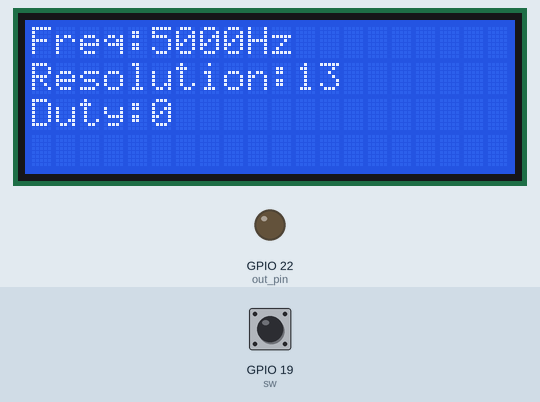
Recording of a sketch running on a simulated ESP32. Parts: 20×4 character LCD, output pins drawn as LEDs (lit = HIGH). The test bench sets the inputs (shaded band); at power-on: GPIO 19 (sw) HIGH.

Above: at 1.2 s.
1.3 s: GPIO 19 (sw) pulled LOW for 0.15 s
At 2.2 s:
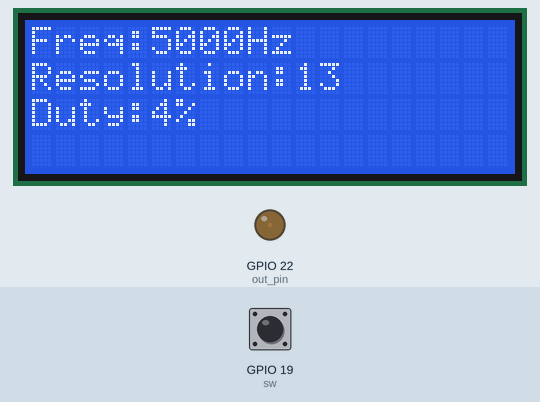
2.9 s: GPIO 19 (sw) pulled LOW for 1 s
At 4.6 s:
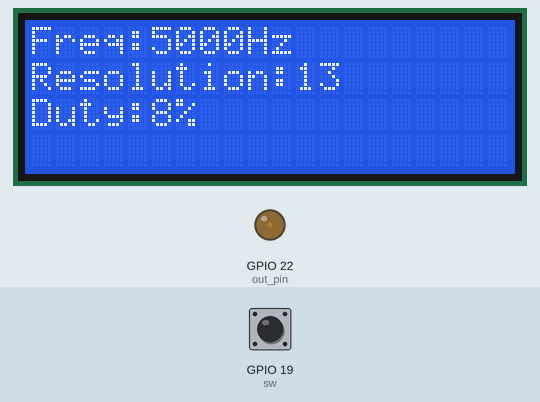
5.4 s: GPIO 19 (sw) pulled LOW for 0.15 s
At 6.5 s:
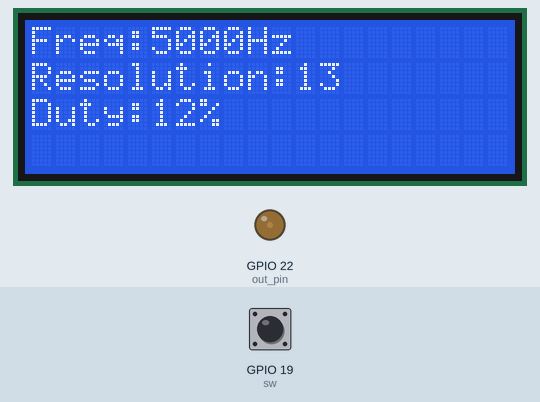
7.0 s: GPIO 19 (sw) pulled LOW for 1 s
At 9.0 s:
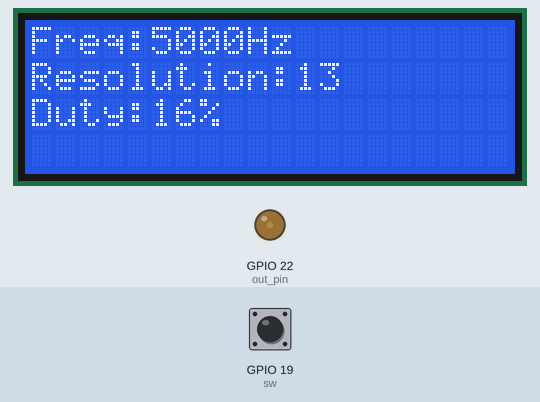
9.5 s: GPIO 19 (sw) pulsed LOW 5 times (0.12 s each, 0.3 s apart)
At 11.8 s:
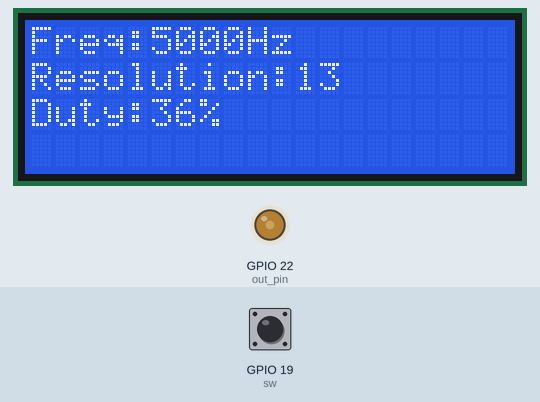
12.5 s: GPIO 19 (sw) pulsed LOW 2 times (0.12 s each, 0.3 s apart)
At 12.77 s:
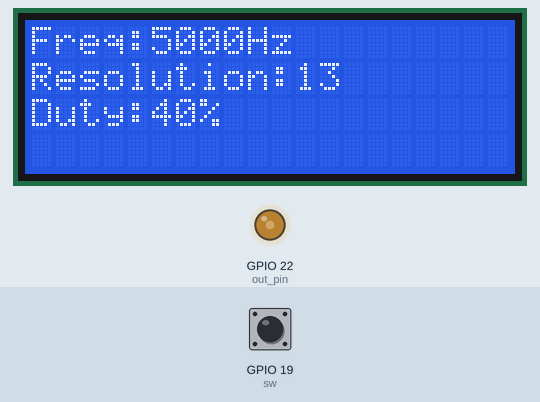
Timing chart, 0 to 15.5 s (numbered marks = the images above; inputs shaded):
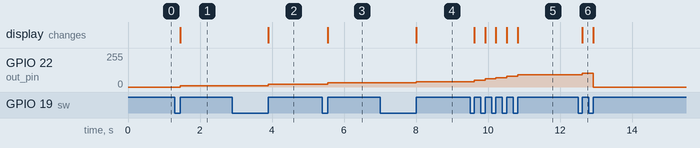

The sketch:

PWM_CLCD_NOV_06_20231106162407.ino
```cpp
#define freq 5000
#define channel 6
#define resolution 13
#define out_pin 22
#define sw 19

#include <LiquidCrystal.h>
#include <math.h>

const int rs = 33, en = 26, d4 = 13, d5 = 15, d6 = 0, d7 = 14;
LiquidCrystal lcd(rs, en, d4, d5, d6, d7);

void setup() {
  // put your setup code here, to run once:
  lcd.begin(20,4);
  ledcSetup(channel, freq, resolution);
  ledcAttachPin(out_pin, channel);
  pinMode(sw,INPUT);
  lcd.setCursor(0,0);
  lcd.printf("Freq:%dHz",freq);
  lcd.setCursor(0,1);
  lcd.printf("Resolution:%d",resolution);
  lcd.setCursor(0,2);
  lcd.printf("Duty:0%");

}

float duty_value = (pow(2, resolution)-1)*0.4*0.1;
int n = 0;
void loop() {
  if(digitalRead(sw)==LOW) {
    while(1)
      if(digitalRead(sw)==HIGH)
        break;
    n++;
    if(n==11)
      n = 0;
    lcd.setCursor(5,2);
    lcd.printf("    ");
    lcd.setCursor(5,2);
    lcd.printf("%g%%",duty_value*n/(pow(2,resolution)-1)*100);
  }
  ledcWrite(channel, (int)(duty_value*n));
}
```

Measured:
- after the input at 1.3 s, GPIO 22 (out_pin): 0/255 → 10/255 after 0.15 s; the display: changes after 0.15 s (image 1)
- after the input at 2.9 s, GPIO 22 (out_pin): 10/255 → 20/255 after 1.0 s; the display: changes after 1.0 s (image 2)
- after the input at 5.4 s, GPIO 22 (out_pin): 20/255 → 31/255 after 0.15 s; the display: changes after 0.15 s (image 3)
- after the input at 7.0 s, GPIO 22 (out_pin): 31/255 → 41/255 after 1.0 s; the display: changes after 1.0 s (image 4)
- after the input at 9.5 s, GPIO 22 (out_pin): moves from 41/255 to 92/255 over 1.2 s, starting after 0.12 s; the display: first changes after 0.12 s (image 5 shows a later state)
- after the input at 12.5 s, GPIO 22 (out_pin): 92/255 → 102/255 after 0.12 s, → 0/255 0.30 s later; the display: changes after 0.12 s (image 6)
